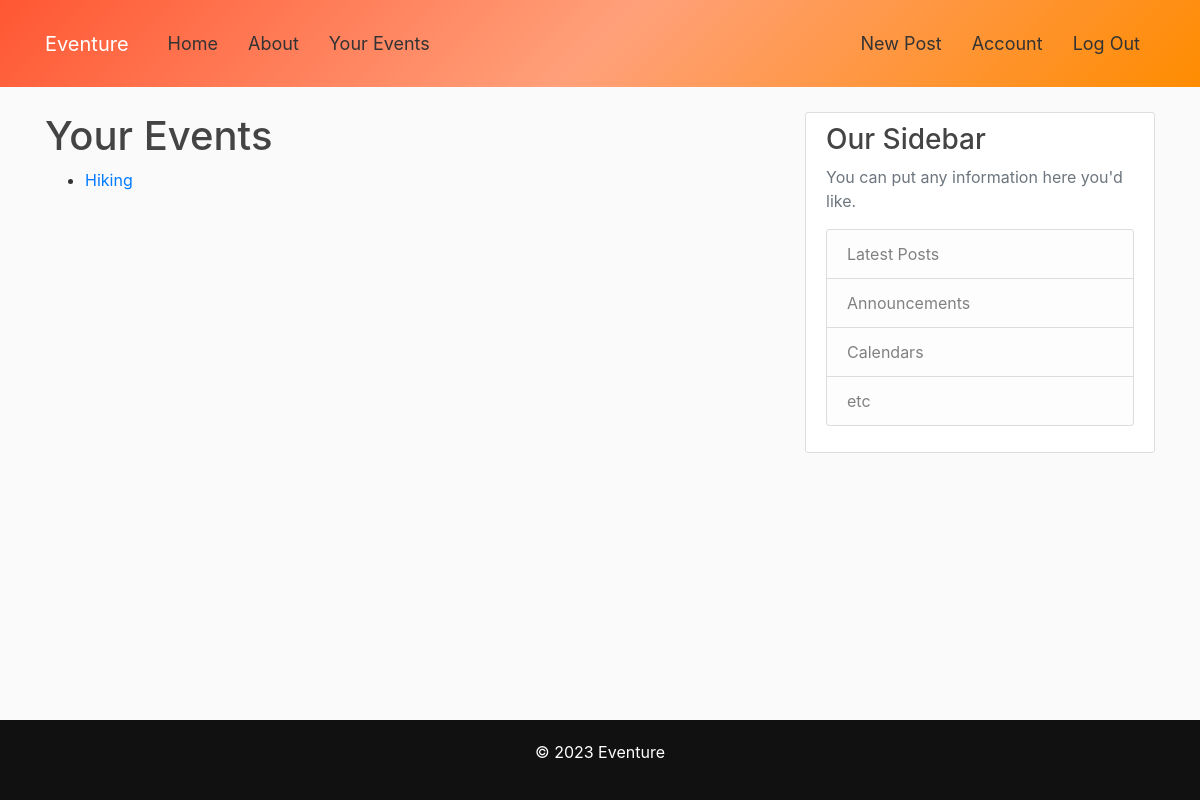
Page /your_events (signed in) on the earlier database version.
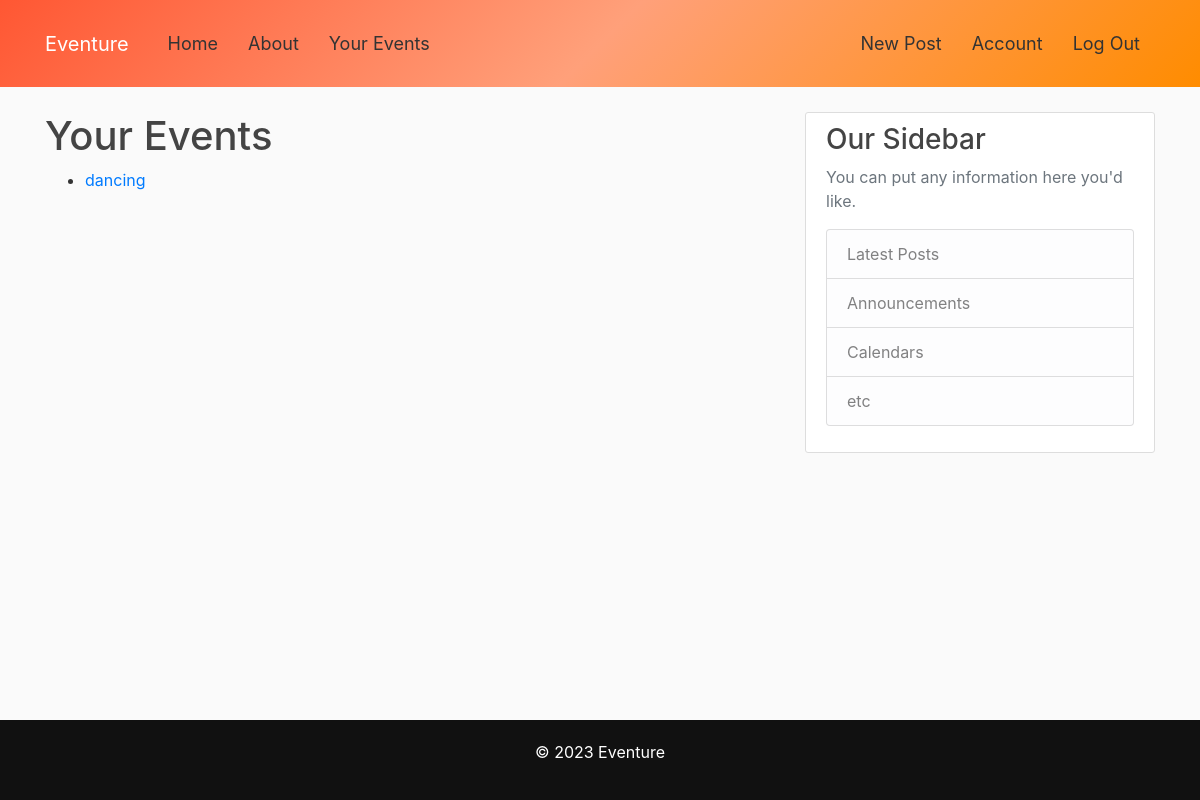
Same page on the later database version.
### flaskBlog/models.py (models this page shows, shortened)
class RSVP(db.Model):
    id = db.Column(db.Integer, primary_key=True)
    user_id = db.Column(db.Integer, db.ForeignKey('user.id'), nullable=False)
    post_id = db.Column(db.Integer, db.ForeignKey('post.id'), nullable=False)

class Post(db.Model):
    id = db.Column(db.Integer, primary_key=True)
    title = db.Column(db.String(100), nullable=False)
    date_posted = db.Column(db.DateTime, nullable=False, default=datetime.utcnow)
    content = db.Column(db.Text, nullable=False)
    user_id = db.Column(db.Integer, db.ForeignKey('user.id'), nullable=False)
    rsvps = db.relationship('RSVP', backref='post', lazy=True, cascade='all, delete-orphan')

### flaskBlog/routes.py (the view)
@app.route("/your_events")
@login_required
def your_events():
    rsvps = RSVP.query.filter_by(user_id=current_user.id).all()
    return render_template('your_events.html', title='Your Events', rsvps=rsvps)

### flaskBlog/models.py (called while the page is built)
@login_manager.user_loader
def load_user(user_id):
    return User.query.get(int(user_id))

### flaskBlog/templates/your_events.html
{% extends "layout.html" %}
{% block content %}
<h1>Your Events</h1>
<ul>
    {% if rsvps %}
        {% for rsvp in rsvps %}
            <li>
                <a href="{{ url_for('post', post_id=rsvp.post.id) }}">{{ rsvp.post.title }}</a>
            </li>
        {% endfor %}
    {% else %}
        <p>No events RSVP'd.</p>
    {% endif %}
</ul>
{% endblock %}

### flaskBlog/templates/layout.html (shortened to what this page needs)
<!DOCTYPE html>
<html lang="en">
<head>
  <link rel="stylesheet" href="https://cdn.jsdelivr.net/npm/bootstrap@4.3.1/dist/css/bootstrap.min.css"
>
  <link rel="stylesheet" type="text/css" href="{{ url_for('static', filename='main.css')}}">
</head>
<body>
  <header class="site-header">
    <nav class="navbar navbar-expand-md navbar-dark bg-steel fixed-top">
      <div class="container">
        <a class="navbar-brand mr-4" href="/">Eventure</a>
        <div class="collapse navbar-collapse" id="navbarToggle">
          <div class="navbar-nav mr-auto">
            <a class="nav-item nav-link" href="{{ url_for('home') }}">Home</a>
            <a class="nav-item nav-link" href="{{ url_for('about') }}">About</a>
            <a class="nav-item nav-link" href="{{ url_for('your_events') }}">Your Events</a>
          </div>
          <div class="navbar-nav">
            {% if current_user.is_authenticated %}
            <a class="nav-item nav-link" href="{{ url_for('new_post') }}">New Post</a>
            <a class="nav-item nav-link" href="{{ url_for('account') }}">Account</a>
              <a class="nav-item nav-link" href="{{ url_for('logout') }}">Log Out</a>
            {% else %}
              <a class="nav-item nav-link" href="{{ url_for('login') }}">Login</a>
              <a class="nav-item nav-link" href="{{ url_for('register') }}">Register</a>
            {% endif %}
          </div>
        </div>
      </div>
    </nav>
  </header>
  <main role="main" class="container">
    <div class="row">
      <div class="col-md-8">
        {% block content %}{% endblock %}
      </div>
      <div class="col-md-4">
        <div class="content-section">
          <h3>Our Sidebar</h3>
          <p class='text-muted'>You can put any information here you'd like.
          <ul class="list-group">
            <li class="list-group-item list-group-item-light">Latest Posts</li>
            <li class="list-group-item list-group-item-light">Announcements</li>
            <li class="list-group-item list-group-item-light">Calendars</li>
            <li class="list-group-item list-group-item-light">etc</li>
          </ul>
          </p>
        </div>
      </div>
    </div>
  </main>
  <footer class="footer">
    <p>&copy; 2023 Eventure</p>
  </footer>
</body>
</html>

### flaskBlog/static/main.css (style rules this page uses)
body { background: #fafafa; color: #333333; margin-top: 7rem; }
h1, h2, h3, h4, h5, h6 { color: #444444; }
.bg-steel { background: linear-gradient(135deg, #FF5733, #FFA07A, #FF8C00); padding: 20px 0; }
.site-header .navbar-nav .nav-link { color: #333333; }
.content-section { background: #ffffff; padding: 10px 20px; border: 1px solid #dddddd; border-radius: 3px; margin-bottom: 20px; }
.site-header .navbar { padding: 20px 0; }
.site-header .navbar-nav .nav-link { padding: 10px 15px; font-size: 18px; }
.footer { background-color:#111; color: #fff; padding: 20px; text-align: center; position: absolute; bottom: 0; width: 100%; }

Differences in the rows shown:
removed RSVP: post "Hiking"
added RSVP: post "dancing"
